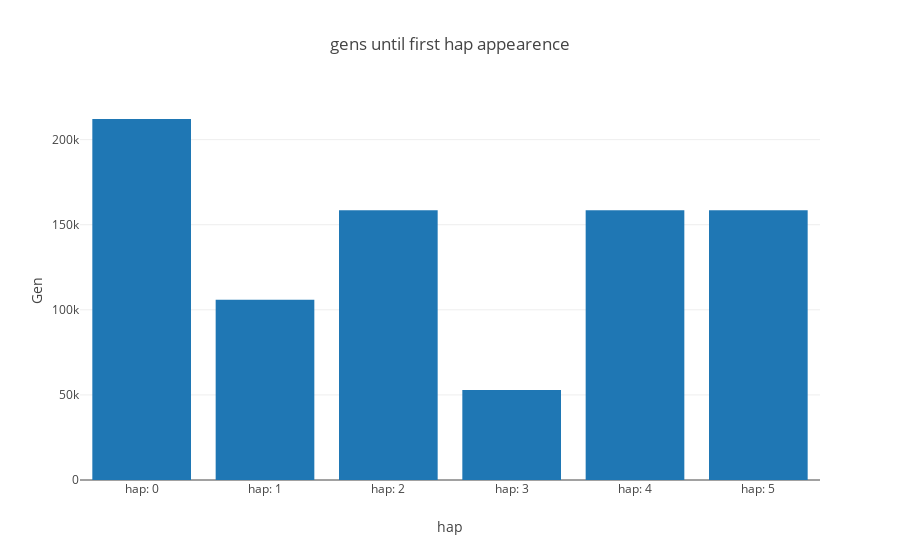

Notebook cell for this chart:
### Code cell
def plot_InfSites_gens(mrcas,point_up,root_lib,range_theta,Theta,height= 500,width= 900):
    
    from structure_tools.Coal_tools import tree_descent
    
    hap_frame= [[''.join([str(x) for x in z])] for z in mrcas]
    hap_frame= list(range(len(Anc_poss)))

    hap_frame= pd.DataFrame(hap_frame,columns= ['hap_id'])
    hap_frame["hap"]= [''.join([str(x) for x in z]) for z in mrcas]
    
    Ncols= 1
    titles= [''.join([str(x) for x in y]) for y in mrcas]
    
    fig= []
    vals= []

    for gp in range(len(titles)):
        
        title= titles[gp]

        sink, starters= get_sinks(mrcas[gp],root_lib,point_up)
        
        t1 = time.time()
        if len(starters):
        
            #node_weigths, paths_reverse = tree_descent(root_lib,point_up,sink,init= starters,Theta= thet)

            #probe_rec= node_weigths[0][0]

            node_weigths, paths_reverse, node_bins, paths_vector = tree_descent_gen(root_lib,point_up,sink,Theta= Theta,mu= mut_rate)
            
            paths_vector= paths_reverse[0][0]
            average_gen= np.mean(paths_vector)
            
            vals.append(average_gen)
    
    
    fig = [go.Bar(
        x= ['hap: {}'.format(x) for x in range(len(titles))],
        y= vals
    )]
            
    
    layout = go.Layout(
        title= 'gens until first hap appearence',
        barmode='group',
        xaxis= dict(
            title= 'hap'
        ),
        yaxis= dict(
            title= 'Gen'
        )
    )
    
    Figure= go.Figure(data= fig, layout= layout)
    
    hap_frame['t']= [round(c,3) for c in vals]
    
    return hap_frame, Figure



sink= max(root_lib.keys())

if 0 not in root_lib[sink].keys():
    while 0 not in root_lib[sink].keys():
        sink -= 1


Anc_poss= root_lib[sink][-2]

hap_frame, fig_gens= plot_InfSites_gens(Anc_poss,point_up,root_lib,range_theta,Theta= Theta,height= 500,width= 900)

iplot(fig_gens)

### Figure 1 — Plotly figure (JSON) as saved in the notebook; plotly's stock layout.template omitted (floating-point values rounded to 4 significant figures)
{"data": [{"type": "bar", "uid": "deffadd6-2fe4-4271-9f51-851a96e5cff5", "x": ["hap: 0", "hap: 1", "hap: 2", "hap: 3", "hap: 4", "hap: 5"], "y": [212100.0, 105900.0, 158500.0, 52900.0, 158500.0, 158500.0]}], "layout": {"barmode": "group", "title": "gens until first hap appearence", "xaxis": {"title": "hap"}, "yaxis": {"title": "Gen"}}}
